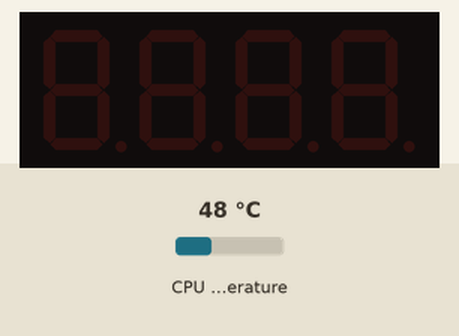
A program run on a simulated Raspberry Pi (BCM pin numbers). On the bench: 4-digit seven-segment display. Inputs (shaded band) come from the test bench; at power-on: CPU temperature 48 °C. The clock reads 2024-03-15 10:24:30 at power-on unless the program sets it. At 15.1 s the program stops and its outputs stay as they are.

Above: at 1.2 s.
1.3 s: CPU temperature set to 31 °C
At 10.8 s:
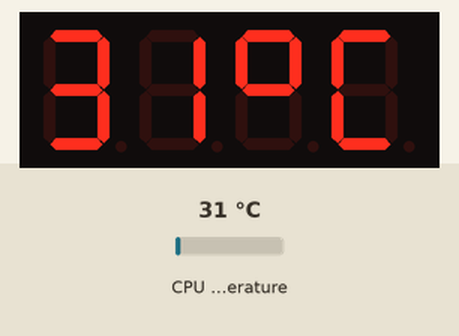
At 14.5 s:
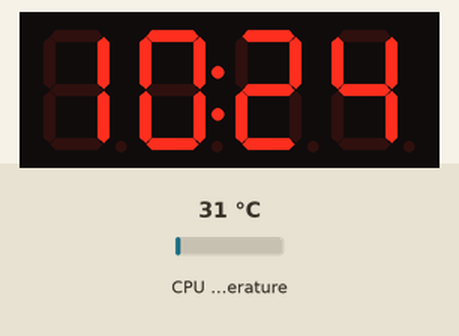
Timing chart, 0 to 16.0 s (numbered marks = the images above; inputs shaded):
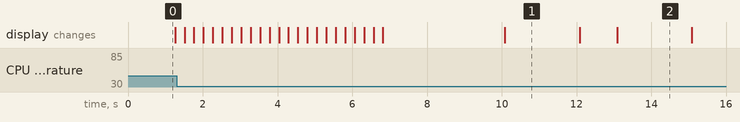

The program:

show.py
```python
# Importing modules and classes
import tm1637
import time
import numpy as np
from datetime import datetime
from gpiozero import CPUTemperature

# Creating 4-digit 7-segment display object
tm = tm1637.TM1637(clk=18, dio=17)  # Using GPIO pins 18 and 17
clear = [0, 0, 0, 0]  # Defining values used to clear the display

# Displaying a rolling string
tm.write(clear)
time.sleep(1)
s = 'This is pretty cool'
tm.scroll(s, delay=250)
time.sleep(2)

# Displaying CPU temperautre
tm.write(clear)
time.sleep(1)
cpu = CPUTemperature()
tm.temperature(int(np.round(cpu.temperature)))
time.sleep(2)

# Displaying current time
tm.write(clear)
time.sleep(1)
now = datetime.now()
hh = int(datetime.strftime(now,'%H'))
mm = int(datetime.strftime(now,'%M'))
tm.numbers(hh, mm, colon=True)
time.sleep(2)
tm.write(clear)
```

Measured:
- what the display in image 1 shows lasts 2.0 s, from 10.1 s to 12.1 s
